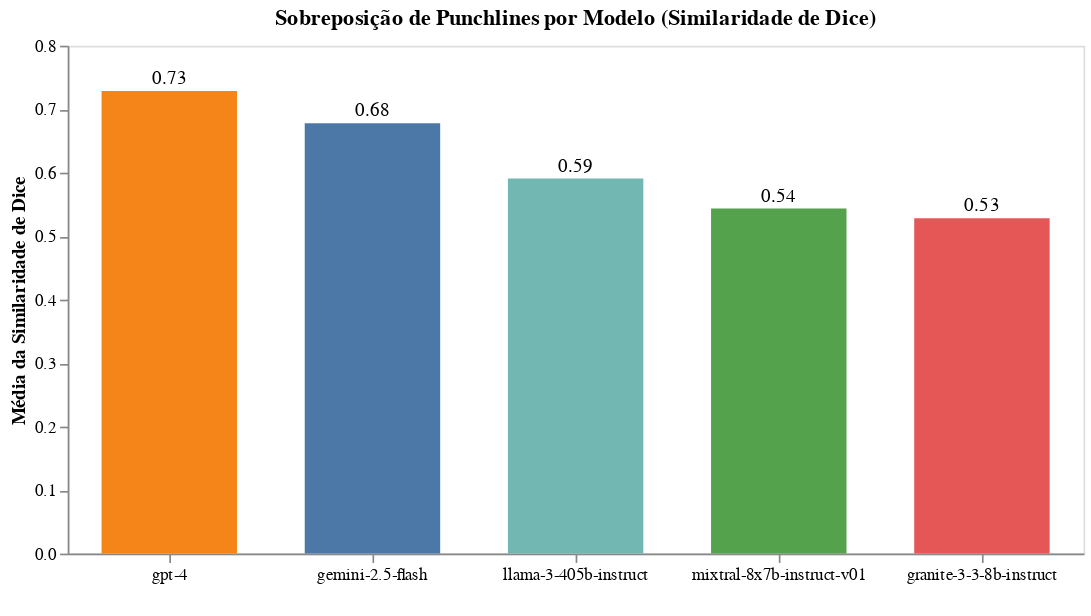
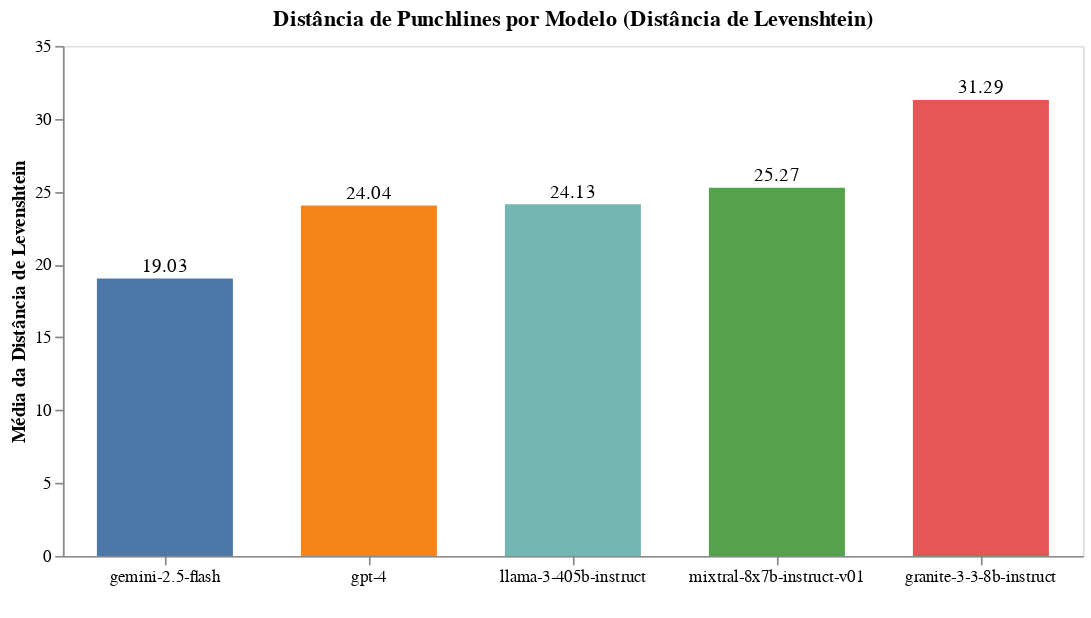

Write notebook code for charts like these, in order.
### Code cell
df_dice = df_punchlines[['dice_similarity']].reset_index().rename(columns={'index': 'model'})
df_lev = df_punchlines[['levenshtein_distance']].reset_index().rename(columns={'index': 'model'})

dice_order = df_dice.sort_values('dice_similarity')['model'].tolist()[::-1]
lev_order = df_lev.sort_values('levenshtein_distance')['model'].tolist()[::1]

chart_dice = alt.layer(
    alt.Chart(df_dice).mark_bar(size=80).encode(
        x=alt.X('model:N', sort=dice_order, title=' ',
                scale=alt.Scale(paddingInner=0.1), axis=alt.Axis(grid=False)),
        y=alt.Y('dice_similarity:Q', title='Média da Similaridade de Dice', axis=alt.Axis(grid=False)),
        color=alt.Color('model:N', legend=None)
    ),
    alt.Chart(df_dice).mark_text(
        align='center',
        baseline='bottom',
        dy=-2
    ).encode(
        x=alt.X('model:N', sort=dice_order),
        y='dice_similarity:Q',
        text=alt.Text('dice_similarity:Q', format=".2f")
    )
).properties(
    width=600,
    height=300,
    title='Sobreposição de Punchlines por Modelo (Similaridade de Dice)'
).configure_axisX(
    labelAngle=0,
    labelAlign='center'
)

chart_lev = alt.layer(
    alt.Chart(df_lev).mark_bar(size=80).encode(
        x=alt.X('model:N', sort=lev_order, title=' ',
                scale=alt.Scale(paddingInner=0.1), axis=alt.Axis(grid=False)),
        y=alt.Y('levenshtein_distance:Q', title='Média da Distância de Levenshtein', axis=alt.Axis(grid=False)),
        color=alt.Color('model:N', legend=None)
    ),
    alt.Chart(df_lev).mark_text(
        align='center',
        baseline='bottom',
        dy=-2
    ).encode(
        x=alt.X('model:N', sort=lev_order),
        y='levenshtein_distance:Q',
        text=alt.Text('levenshtein_distance:Q', format=".2f")
    )
).properties(
    width=600,
    height=300,
    title='Distância de Punchlines por Modelo (Distância de Levenshtein)'
).configure_axisX(
    labelAngle=0,
    labelAlign='center'
)

chart_dice.save(os.path.join(visus_path,"punchlines_dice.png"), scale_factor=3.0)
chart_lev.save(os.path.join(visus_path, "punchlines_levenshtein.png"), scale_factor=3.0)

chart_dice.show()
chart_lev.show()

### Figure 1 — Vega-Lite specification as saved in the notebook (floating-point values rounded to 4 significant figures)
{"config": {"view": {"continuousWidth": 300, "continuousHeight": 300}, "axisX": {"labelAlign": "center", "labelAngle": 0}}, "layer": [{"mark": {"type": "bar", "size": 80}, "encoding": {"color": {"field": "model", "legend": null, "type": "nominal"}, "x": {"axis": {"grid": false}, "field": "model", "scale": {"paddingInner": 0.1}, "sort": ["gpt-4", "gemini-2.5-flash", "llama-3-405b-instruct", "mixtral-8x7b-instruct-v01", "granite-3-3-8b-instruct"], "title": " ", "type": "nominal"}, "y": {"axis": {"grid": false}, "field": "dice_similarity", "title": "Média da Similaridade de Dice", "type": "quantitative"}}}, {"mark": {"type": "text", "align": "center", "baseline": "bottom", "dy": -2}, "encoding": {"text": {"field": "dice_similarity", "format": ".2f", "type": "quantitative"}, "x": {"field": "model", "sort": ["gpt-4", "gemini-2.5-flash", "llama-3-405b-instruct", "mixtral-8x7b-instruct-v01", "granite-3-3-8b-instruct"], "type": "nominal"}, "y": {"field": "dice_similarity", "type": "quantitative"}}}], "data": {"name": "data-02ad692e4d209a1004b34e6ec579f46d"}, "height": 300, "title": "Sobreposição de Punchlines por Modelo (Similaridade de Dice)", "width": 600, "$schema": "https://vega.github.io/schema/vega-lite/v5.20.1.json", "datasets": {"data-02ad692e4d209a1004b34e6ec579f46d": [{"model": "mixtral-8x7b-instruct-v01", "dice_similarity": 0.5436}, {"model": "granite-3-3-8b-instruct", "dice_similarity": 0.5283}, {"model": "gemini-2.5-flash", "dice_similarity": 0.6778}, {"model": "gpt-4", "dice_similarity": 0.7286}, {"model": "llama-3-405b-instruct", "dice_similarity": 0.5909}]}}

### Figure 2 — Vega-Lite specification as saved in the notebook (floating-point values rounded to 4 significant figures)
{"config": {"view": {"continuousWidth": 300, "continuousHeight": 300}, "axisX": {"labelAlign": "center", "labelAngle": 0}}, "layer": [{"mark": {"type": "bar", "size": 80}, "encoding": {"color": {"field": "model", "legend": null, "type": "nominal"}, "x": {"axis": {"grid": false}, "field": "model", "scale": {"paddingInner": 0.1}, "sort": ["gemini-2.5-flash", "gpt-4", "llama-3-405b-instruct", "mixtral-8x7b-instruct-v01", "granite-3-3-8b-instruct"], "title": " ", "type": "nominal"}, "y": {"axis": {"grid": false}, "field": "levenshtein_distance", "title": "Média da Distância de Levenshtein", "type": "quantitative"}}}, {"mark": {"type": "text", "align": "center", "baseline": "bottom", "dy": -2}, "encoding": {"text": {"field": "levenshtein_distance", "format": ".2f", "type": "quantitative"}, "x": {"field": "model", "sort": ["gemini-2.5-flash", "gpt-4", "llama-3-405b-instruct", "mixtral-8x7b-instruct-v01", "granite-3-3-8b-instruct"], "type": "nominal"}, "y": {"field": "levenshtein_distance", "type": "quantitative"}}}], "data": {"name": "data-53926a30c674160e1749d877a7d8de73"}, "height": 300, "title": "Distância de Punchlines por Modelo (Distância de Levenshtein)", "width": 600, "$schema": "https://vega.github.io/schema/vega-lite/v5.20.1.json", "datasets": {"data-53926a30c674160e1749d877a7d8de73": [{"model": "mixtral-8x7b-instruct-v01", "levenshtein_distance": 25.27}, {"model": "granite-3-3-8b-instruct", "levenshtein_distance": 31.29}, {"model": "gemini-2.5-flash", "levenshtein_distance": 19.03}, {"model": "gpt-4", "levenshtein_distance": 24.04}, {"model": "llama-3-405b-instruct", "levenshtein_distance": 24.13}]}}
